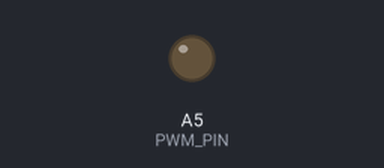
This sketch was run on a simulated Arduino Uno, built with avr-gcc and run on an emulated ATmega328P. On the bench: output pins drawn as LEDs (lit = HIGH).

Above: at 0.6 s.
At 5.4 s:
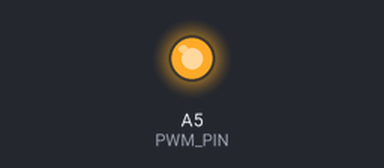
Timing chart, 0 to 8.2 s (numbered marks = the images above):
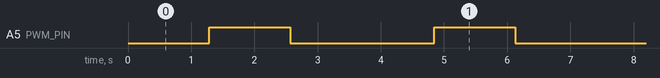

The sketch:

arduino_uno_r4_pwm2.ino
```cpp
#define PWM_PIN A5
void setup() {
  pinMode(PWM_PIN, OUTPUT);
}

void loop() {
  for (int i=0; i<=255; i=i+1)
  {
    analogWrite(PWM_PIN, i);
    delay(10);
  }
  analogWrite(PWM_PIN, 0);
  delay(1000);
 }
```

Measured:
- by itself, A5 (PWM_PIN): alternates HIGH for 1.3 s and LOW for 2.3 s
